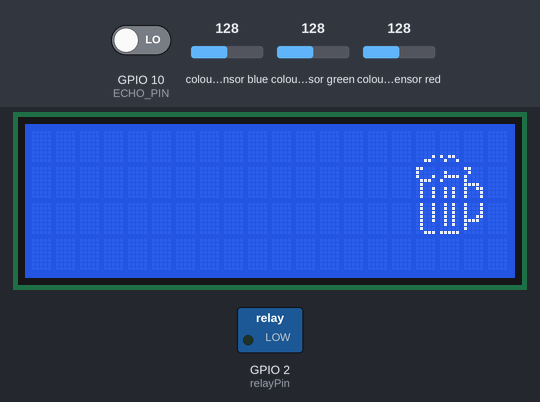
A sketch run on a simulated ESP32-S3. Parts: 20×4 character LCD, switched loads named in the sketch (green lamp = pin HIGH). Wiring (inferred from the names in the program): TCS3200 colour sensor: output GPIO 7; S2 GPIO 5; S3 GPIO 6; S0 GPIO 3; S1 GPIO 4. Inputs (shaded band) come from the test bench; at power-on: colour sensor green 128, colour sensor blue 128, GPIO 10 (ECHO_PIN) LOW, colour sensor red 128. Pins used as bus, display or sensor lines are not drawn; what the sketch prints to the serial monitor is not drawn.

Above: at 5.0 s.
At 9.0 s:
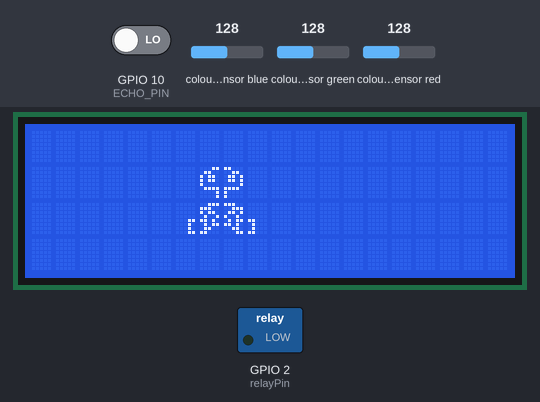
9.1 s: colour sensor green set to 5
At 12.3 s:
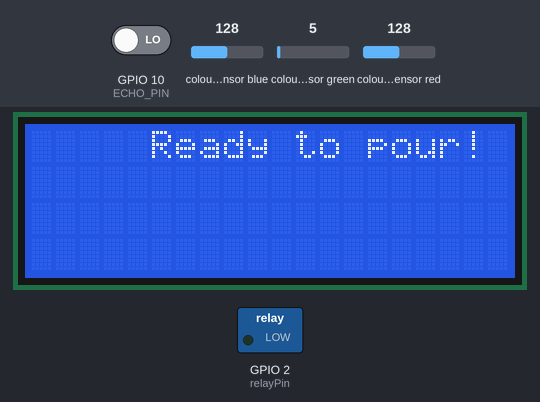
17.6 s: colour sensor blue set to 5
Timing chart, 0 to 20.6 s (numbered marks = the images above; inputs shaded):
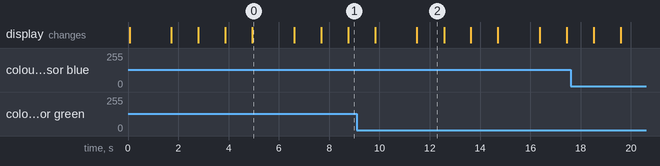

The sketch:

ball_model_colour.ino
```cpp
#include <Arduino.h>
#include <Wire.h>
#include <LiquidCrystal_I2C.h>

typedef enum PourState_e
{
  IDLE,
  POURING,
  FULL
} PourState_t;

PourState_t PourState = IDLE;

#define START_POUR() digitalWrite(relayPin, HIGH)
#define STOP_POUR() digitalWrite(relayPin, LOW)

// Ultra Sonic Sensor Declarations
//  defines pins numbers
#define TRIG_PIN 9
#define ECHO_PIN 10

//LCD
#define SDA_PIN 11
#define SCL_PIN 12

#define LCD_ADDR 0x27   // common: 0x27 or 0x3F
#define LCD_COLS 20
#define LCD_ROWS 4

// defines variables
long Duration;
int Distance;
unsigned long TimePourStarted;

/// Stores frequency read by the photodiodes
int redFrequency = 0;
int greenFrequency = 0;
int blueFrequency = 0;

// Stores the red. green and blue colors
int redColor = 0;
int greenColor = 0;
int blueColor = 0;

LiquidCrystal_I2C lcd(LCD_ADDR, LCD_COLS, LCD_ROWS);

enum SpriteSet {
  SPRITE_BEER,
  SPRITE_WALLE
};

// Beer icon...
const byte beerChars[8][8] = {
  {0x00,0x00,0x00,0x00,0x00,0x00,0x01,0x06}, // foam1
  {0x00,0x00,0x00,0x00,0x00,0x00,0x16,0x09}, // foam2
  {0x18,0x10,0x11,0x0E,0x08,0x09,0x09,0x09}, // mug1
  {0x00,0x08,0x0F,0x10,0x00,0x0A,0x0A,0x0A}, // mug2
  {0x18,0x08,0x10,0x10,0x1E,0x13,0x11,0x11}, // handle1
  {0x09,0x09,0x09,0x09,0x09,0x08,0x08,0x07}, // mug3
  {0x0A,0x0A,0x0A,0x0A,0x0A,0x0A,0x00,0x1F}, // mug4
  {0x11,0x11,0x11,0x13,0x1E,0x10,0x10,0x00}  // handle2
};


// Wall-e
const byte walleChars[8][8] = {
  {0x03,0x0C,0x16,0x16,0x10,0x0F,0x01,0x01}, // left eye
  {0x18,0x06,0x0D,0x0D,0x01,0x1E,0x10,0x10}, // right eye
  {0x07,0x1C,0x16,0x09,0x1A,0x0B,0x0C,0x18}, // left body
  {0x1C,0x07,0x0D,0x12,0x0B,0x1A,0x06,0x03}, // right body
  {0x00,0x00,0x00,0x00,0x03,0x02,0x02,0x03}, // left wheel
  {0x00,0x00,0x00,0x00,0x18,0x08,0x08,0x18}, // right wheel
  {0,0,0,0,0,0,0,0},                         // free
  {0,0,0,0,0,0,0,0}                          // free
};

byte streaml[8] = {0x03,0x03,0x03,0x03,0x03,0x03, 0x03,0x03};

byte stream2[8] = {
  0x18,
  0x18,
  0x18,
  0x18,
  0x18,
  0x18,
  0x18,
  0x18
};

// declare function
int readDistance();
int readColour();

// Linked List to Take Moving Average

// Drink Dispenser
// Distance Requirements & State

#define POUR_RADIUS 3  // Measured in cm
#define POUR_CENTER 20 // Measured in cm
#define POUR_DURATION_MS 3000

#define POUR_HIGH (POUR_CENTER + POUR_RADIUS) // If between POUR_HIGH
#define POUR_LOW (POUR_CENTER - POUR_RADIUS)  // and POUR_LOW then pour
#define TOO_FAR (POUR_HIGH + 1)               // If lower than this do not pour
#define TOO_CLOSE (POUR_LOW - 1)              // If greater than this do not pour

// define relay pin
#define relayPin 2

// TCS3200 Colour sensor. pins
#define S0 3
#define S1 4
#define S2 5
#define S3 6
#define sensorOut 7


void setup()
{
  //I2C setup
  Wire.begin(SDA_PIN, SCL_PIN);

  //LCD setup
  lcd.init();
  lcd.backlight();

  //lcd.createChar(0, beerfoam1);
  //lcd.createChar(1, beerfoam2);
  //lcd.createChar(2, mug1);
  //lcd.createChar(3, mug2);
  //lcd.createChar(4, handle1);
  //lcd.createChar(5, mug3);
  //lcd.createChar(6, mug4);
  //lcd.createChar(7, handle2);

  //lcd.createChar(8, lefteye);
  //lcd.createChar(9, righteye);
  //lcd.createChar(10, leftbody);
  //lcd.createChar(11, rightbody);
  //lcd.createChar(12, leftwheel);
  //lcd.createChar(13, rightwheel);

  digitalWrite(TRIG_PIN, LOW);
  pinMode(TRIG_PIN, OUTPUT); // Sets the TRIG_PIN as an Output (Ultrasonice)
  pinMode(ECHO_PIN, INPUT);  // Sets the ECHO_PIN as an Input (Ultrasonice)

  STOP_POUR();
  pinMode(relayPin, OUTPUT); // Sets the relayPin as an Output (Relay)

  // Setting the outputs
  pinMode(S0, OUTPUT);
  pinMode(S1, OUTPUT);
  pinMode(S2, OUTPUT);
  pinMode(S3, OUTPUT);

  // Setting the sensorOut as an input
  pinMode(sensorOut, INPUT);

  // Setting frequency scaling to 20%
  digitalWrite(S0,HIGH);
  digitalWrite(S1,LOW);

  Serial.begin(9600); // Starts the serial communication

  // Defines an empty linked list use for filtering the data
}

void loop()
{
  readDistance(); // Takes Distance using USS to determine state
  delay(10);
  readColour();
  delay(10);

  // This if statement needs to be combined with a state machine to ensure that 2 things don't happen
  // 1. The drink stops dispensing after one dispense
  // 2. The dispenser stops when the cup is out of range no matter what

  switch (PourState)
  {
  case IDLE:
    // if (Distance >= TOO_FAR || Distance <= TOO_CLOSE)
    // {
    //   digitalWrite(relayPin, LOW); // Turns off the relay
    //   Serial.print("Status: No cup detected\n");
    // }
      lcd.clear();
      lcd.setCursor(5, 0);
      lcd.print("Ready to pour!");   // left eye

      delay(1000);

      lcd.clear();
      loadSpriteSet(beerChars);
      drawBeerMug(0,0);

      delay(1000);

      lcd.clear();
      loadSpriteSet(walleChars);
      drawWalle(6, 1);

      delay(1000);

      lcd.clear();
      loadSpriteSet(beerChars);
      drawBeerMug(16,0);

    if (Distance <= POUR_HIGH && Distance >= POUR_LOW)
    {
      loadSpriteSet(beerChars);
      drawBeerMug(0, 0);
      PourState = POURING;
      START_POUR(); // Turns on the relay
      TimePourStarted = millis();
      Serial.print("Status: Cup detected... Pouring!\n");
    }
    break;
  case POURING:
    // check if cup is removed or timeout exceeded
    if (Distance >= TOO_FAR || Distance <= TOO_CLOSE || millis() - TimePourStarted > POUR_DURATION_MS)
    {
      PourState = FULL;
      STOP_POUR();
    }
    break;
  case FULL:
    // check distance for rearming
    if (Distance >= TOO_FAR || Distance <= TOO_CLOSE)
    {
      PourState = IDLE;
    }
    break;
  }
}

int readColour()
{
  // Setting RED (R) filtered photodiodes to be read
  digitalWrite(S2,LOW);
  digitalWrite(S3,LOW);

  // Reading the output frequency
  redFrequency = pulseIn(sensorOut, LOW);
  // Remaping the value of the RED (R) frequency from 0 to 255
  // You must replace with your own values. Here's an example:
  // redColor = map(redFrequency, 70, 120, 255,0);
  redColor = map(redFrequency, 26, 120, 255,0);

  // Printing the RED (R) value
  Serial.print("R = ");
  Serial.print(redColor);
  delay(75);

  // Setting GREEN (G) filtered photodiodes to be read
  digitalWrite(S2,HIGH);
  digitalWrite(S3,HIGH);

  // Reading the output frequency
  greenFrequency = pulseIn(sensorOut, LOW);
  // Remaping the value of the GREEN (G) frequency from 0 to 255
  // You must replace with your own values. Here's an example:
  // greenColor = map(greenFrequency, 100, 199, 255, 0);
  greenColor = map(greenFrequency, 60, 119, 255, 0);

  // Printing the GREEN (G) value
  Serial.print(" G = ");
  Serial.print(greenColor);
  delay(75);

  // Setting BLUE (B) filtered photodiodes to be read
  digitalWrite(S2,LOW);
  digitalWrite(S3,HIGH);

  // Reading the output frequency
  blueFrequency = pulseIn(sensorOut, LOW);
  // Remaping the value of the BLUE (B) frequency from 0 to 255
  // You must replace with your own values. Here's an example:
  // blueColor = map(blueFrequency, 38, 84, 255, 0);
  blueColor = map(blueFrequency, 30, 214, 255, 0);

  // Printing the BLUE (B) value
  Serial.print(" B = ");
  Serial.print(blueColor);
  delay(75);

  // Checks the current detected color and prints
  // a message in the serial monitor
  if(redColor > greenColor && redColor > blueColor){
      Serial.println(" - RED detected!");
  }
  if(greenColor > redColor && greenColor > blueColor){
    Serial.println(" - GREEN detected!");
  }
  if(blueColor > redColor && blueColor > greenColor){
    Serial.println(" - BLUE detected!");
  }
}

int readDistance()
{
  // Clears the TRIG_PIN
  digitalWrite(TRIG_PIN, LOW);
  delay(200);

  // Sets the TRIG_PIN on HIGH state for 10 micro seconds
  digitalWrite(TRIG_PIN, HIGH);
  delay(200);
  digitalWrite(TRIG_PIN, LOW);

  // Reads the ECHO_PIN, returns the sound wave travel time in microseconds
  Duration = pulseIn(ECHO_PIN, HIGH);

  // Calculating the Distance
  Distance = Duration * 0.034 / 2;

  // Anounces that it is reading data
  Serial.println("Reading Distance...");
  Serial.print("Distance: ");
  Serial.println(Distance);

  return Distance;
}

void loadSpriteSet(const byte sprites[8][8])
{
  for (uint8_t i = 0; i < 8; i++)
  {
    lcd.createChar(i, (byte*)sprites[i]);
  }
}

void drawBeerMug(uint8_t x, uint8_t y)
{
  // Top row
  lcd.setCursor(x, y);
  lcd.write(byte(0));
  lcd.setCursor(x + 1, y);
  lcd.write(byte(1));

  // Middle row
  lcd.setCursor(x, y + 1);
  lcd.write(byte(2));
  lcd.setCursor(x + 1, y + 1);
  lcd.write(byte(3));
  lcd.setCursor(x + 2, y + 1);
  lcd.write(byte(4));

  // Bottom row
  lcd.setCursor(x, y + 2);
  lcd.write(byte(5));
  lcd.setCursor(x + 1, y + 2);
  lcd.write(byte(6));
  lcd.setCursor(x + 2, y + 2);
  lcd.write(byte(7));
}

void drawWalle(uint8_t x, uint8_t y)
{
   // Top row (eyes with padding)
  lcd.setCursor(x + 1, y);
  lcd.write(byte(0));   // left eye

  lcd.setCursor(x + 2, y);
  lcd.write(byte(1));   // right eye

  // Bottom row (wheels + body)
  lcd.setCursor(x, y + 1);
  lcd.write(byte(4));   // left wheel

  lcd.setCursor(x + 1, y + 1);
  lcd.write(byte(2));   // left body

  lcd.setCursor(x + 2, y + 1);
  lcd.write(byte(3));   // right body

  lcd.setCursor(x + 3, y + 1);
  lcd.write(byte(5));   // right wheel
} 
```

Measured:
- what the display in image 0 shows lasts 1.7 s, from 4.9 s to 6.6 s
- what the display in image 2 shows lasts 1.1 s, from 11.5 s to 12.6 s
